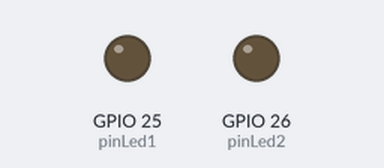
A sketch run on a simulated ESP32. Parts: output pins drawn as LEDs (lit = HIGH).

Above: at 0.6 s.
At 3.5 s:
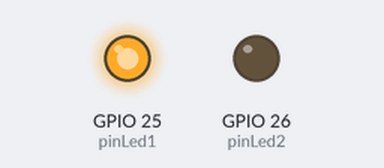
At 6.4 s:
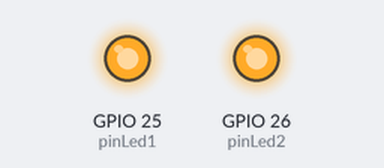
At 8.7 s:
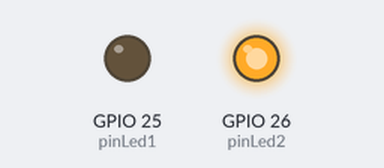
Timing chart, 0 to 11.9 s (numbered marks = the images above):
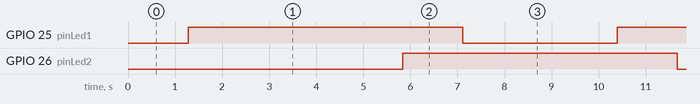

The sketch:

pinoDac.ino
```cpp
const int pinLed1 =25;
const int pinLed2 =26;

void setup() {
  pinMode(25, OUTPUT);
  pinMode(26, OUTPUT);
}

void loop() {
 aumentaLed(pinLed1);
 diminuiLed(pinLed2);
 delay(2000);
 aumentaLed(pinLed2);
 diminuiLed(pinLed1);
 delay(2000);
}

void aumentaLed(int pinDca)
{
  for(int i =0; i <=255; i++){
    dacWrite(pinDca, i);
    delay(5);
  }
}
void diminuiLed(int pinDca)
{
  for(int i =255; i >=0 ; i--){
    dacWrite(pinDca, i);
    delay(5);
  }
}
```

Measured:
- by itself, GPIO 25 (pinLed1), GPIO 26 (pinLed2): alternates HIGH for 5.8 s and LOW for 3.3 s
